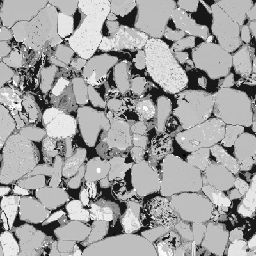
%> input picture Data/Input3.png, 256 x 256 px
$ octave Demo2.m   (GNU Octave 9; MATLAB toolbox functions it lacks are replaced by stand-ins)
%> lines starting %> are read from the running program, lines starting %| are printed output that depends on the picture; in (x1, y1, x2, y2) boxes, pixels count from 0 and x2, y2 are one past the last pixel; in counts of white or black regions, pixels touching at a corner belong together; the program's own positions count from 1
### AugmentPattern.m
function [varargout]=AugmentPattern(A,LAB1,GridRatio,show)
if nargin==3; show=0; end
if nargin==2; GridRatio=6; show=0; end
if nargin==1; GridRatio=6; LAB1=zeros(size(A,1),size(A,2)); show=0; end
global opt
opt.Rat=6;
opt.show=show;
opt.Rat=GridRatio;
A=uint8(normal(A).*254); A=A+1;
if ndims(A)==2; A=cat(3,A,A,A); end
A0=A; A=rgb2gray(A);
S=size(A);
LAB1=uint8(LAB1>0);
[B0,LAB2]=MakeSim(A0,S,LAB1);
B0=uint8(B0); LAB2=LAB2-1; LAB2=uint8(LAB2*255);
varargout{1}=B0;
varargout{2}=LAB2;
end
function [B0,LAB2]=MakeSim(A,S,LAB);
global opt;
if numel(unique(LAB))==2; LAB=LAB+1; end
A0=A;
A=rgb2gray(A);
Rat=opt.Rat;
s=ceil(size(A)./Rat);
m=3;
sz=s-2*m;
K=1;
scanstep=ceil(S./80);
bstart=[1,1];
b(1)=bstart(1);
n=ceil((size(A,1)-(1+s(1)))/scanstep(1))*ceil((size(A,2)-(1+s(2)))/scanstep(2));
n=n*2; % for flipped ones
T=zeros(s(1),s(2),n);
TL=uint8(zeros(s(1),s(2),n));
TI=uint8(zeros(s(1),s(2),3,n));
while (b(1)+s(1))<size(A,1)
    b(2)=bstart(2);
    while (b(2)+s(2))<size(A,2)
        T(:,:,K)=A(b(1)+1:b(1)+s(1),b(2)+1:b(2)+s(2));
        TL(:,:,K)=LAB(b(1)+1:b(1)+s(1),b(2)+1:b(2)+s(2));
        TI(:,:,:,K)=A0(b(1)+1:b(1)+s(1),b(2)+1:b(2)+s(2),:);
        K=K+1;
        b(2)=b(2)+scanstep(2);
    end
    b(1)=b(1)+scanstep(1);
end
% flipped part
A_F=flip(flip(A,2),1);
LAB_F=flip(flip(LAB,2),1);
A0_F=flip(flip(A0,2),1);
b(1)=bstart(1);
while (b(1)+s(1))<size(A,1)
    b(2)=bstart(2);
    while (b(2)+s(2))<size(A,2)
        T(:,:,K)=A_F(b(1)+1:b(1)+s(1),b(2)+1:b(2)+s(2));
        TL(:,:,K)=LAB_F(b(1)+1:b(1)+s(1),b(2)+1:b(2)+s(2));
        TI(:,:,:,K)=A0_F(b(1)+1:b(1)+s(1),b(2)+1:b(2)+s(2),:);
        K=K+1;
        b(2)=b(2)+scanstep(2);
    end
    b(1)=b(1)+scanstep(1);
end
W2=zeros(s); W2(1+m:end-m,1+m:end-m)=1; W2=1-W2; W2=W2(:);
T2=zeros(size(T,3),sum(W2==1));
for K=1:size(T,3)
    t=T(:,:,K); t=t(:); t(W2==0)=[];
    T2(K,:)=t;
end
B=zeros(S+s);
B0=cat(3,B,B,B);
L0=B*0;
bs1=m:sz(1):size(B,1)-sz(1)-m;
bs2=m:sz(2):size(B,2)-sz(2)-m;
K=1;
for I=1:numel(bs1)
    for J=1:numel(bs2)
        Loc(K,:)=[bs1(I) bs2(J)];
        K=K+1;
    end
end
ID=Shuff([1:size(Loc,1)]');
if opt.show;
    figure;
    delete('Gif\*')
end
for K=1:size(Loc,1)
    b=Loc(ID(K),:);
    t=B(b(1)-m+1:b(1)+sz(1)+m,b(2)-m+1:b(2)+sz(2)+m);
    W=t>0;
    W3=W(:);
    W3(W2==0)=[];
    W3=repmat(W3,[1,size(T,3)])';
    [SIM,E,id]=FindSim(t,T,W,T2,W2,W3);
    ERR(K)=E;
    w=bwdist(1-W); w=w./max(w(:)); w(isnan(w))=0;
    B(b(1)-m+1:b(1)+sz(1)+m,b(2)-m+1:b(2)+sz(2)+m)=(t).*w+SIM.*(1-w);
    SIM0=TI(:,:,:,id);
    w0=cat(3,w,w,w);
    t0=B0(b(1)-m+1:b(1)+sz(1)+m,b(2)-m+1:b(2)+sz(2)+m,:);
    t0=double(t0); w0=double(w0); SIM0=double(SIM0);
    B0(b(1)-m+1:b(1)+sz(1)+m,b(2)-m+1:b(2)+sz(2)+m,:)=(t0).*w0+SIM0.*(1-w0);
    SIM0=TL(:,:,id);
    t0=L0(b(1)-m+1:b(1)+sz(1)+m,b(2)-m+1:b(2)+sz(2)+m);
    t0=double(t0); w0=double(w0); SIM0=double(SIM0);
    WW=imdilate(W,ones(m,m));
    g=(t0).*w+SIM0.*(1-w); g=uint8(g); g0=g;
    g=medfilt2(g,[3,3],'symmetric');
    g=medfilt2(g,[3,3],'symmetric');
    g=medfilt2(g,[3,3],'symmetric');
    g(WW==0)=g0(WW==0);
    L0(b(1)-m+1:b(1)+sz(1)+m,b(2)-m+1:b(2)+sz(2)+m,:)=g;
    if opt.show
        clf; imshow(uint8(B0(1:S(1),1:S(2),:))); drawnow;
        imwrite(uint8(B0(1:S(1),1:S(2),:)),['Gif/Frame_' num2str(K) '.png']);
    end
end
L0=medfilt2(L0,[3,3],'symmetric');
LAB2=L0;
B=B(1:S(1),1:S(2),:);
B0=B0(1:S(1),1:S(2),:);
LAB2=LAB2(1:S(1),1:S(2));
if opt.show
    make_video_gif
end
end
function [SIM,E,id]=FindSim(t,T,W,T2,W2,W3)
if sum(W(:))==0; ID=randi(size(T,3),1,1); SIM=T(:,:,ID); E=0; id=ID; return; end;
t2=t(:);
t2(W2==0)=[];
t3=repmat(t2,[1,size(T,3)])';
Err=(abs(t3-T2).*W3);
W4=W(:); W4(W2==0)=[];
W4=repmat(W4,[1,size(T,3)])';
Err=sum(Err.*W4,2)./sum(W(:));
[o,p]=sort(Err);
ID=p(1); E=o(1);
id=ID;
if max(W(:))==0; ID=randi(size(T,3),1,1); E=0; end
SIM=T(:,:,ID);
end
function ShuffledData=Shuff(OrigData)
X=randperm(numel(OrigData));
ShuffledData=reshape(OrigData(X),size(OrigData));
end
function [A]=normal(A)
A=double(A);
M1=min(A(:)); M2=max(A(:));
if M1==M2; return; end
A=(A-M1)./(M2-M1);
end
% [16 lines left out: function make_video_gif, not called in this run]

### Demo2.m
clear; close all;
% Reconstructing a single image and show with animation
% By Arash Rabbani, www.Arashrabbani.com
A=imread('Data/Input3.png');
%> A is the input picture: size 256x256x3 uint8; min 0, max 254, mean 161.8
[A2]=AugmentPattern(A,A.*0,8,1);
%> in normal, `M1=min(A(:))`: M1 = 0
%> in normal, `M2=max(A(:))`: M2 = 254
%> in AugmentPattern, `LAB1=uint8(LAB1>0);`: LAB1: size 256x256x3 uint8; every value is 0
%> after the loop in MakeSim, `while (b(1)+s(1))<size(A,1)`: K = 3137; b = [225 225]
%> in MakeSim, `A_F=flip(flip(A,2),1);`:
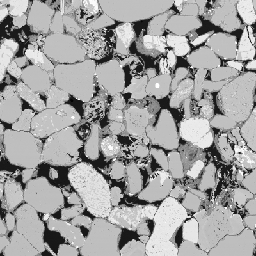
%> A_F: size 256x256 uint8; min 1, max 255, mean 162.8; mean of the top-left, top-right, bottom-left and bottom-right quarters 163.7, 162.9, 158.1, 166.5
%> the loop in MakeSim, `while (b(1)+s(1))<size(A,1)` made 56 passes
%> after the loop in MakeSim, `while (b(1)+s(1))<size(A,1)`: K = 6273
%> in MakeSim, `W2(1+m:end-m,1+m:end-m)=1`:
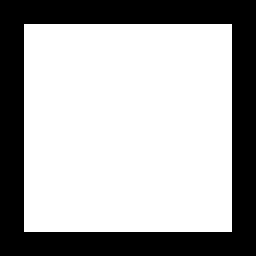
%> W2: size 32x32 double (shown 8 times larger); values 0 (black) and 1 (white), 66% white; 1 black region, box (x1, y1, x2, y2) and area: (0, 0, 32, 32) 348
%> in MakeSim, `T2=zeros(size(T,3),sum(W2==1));`: T2: size 6272x348 double; every value is 0
%> the loop in MakeSim, `for K=1:size(T,3)` made 6272 passes
%> pass 1, in MakeSim, `t=T(:,:,K)`:
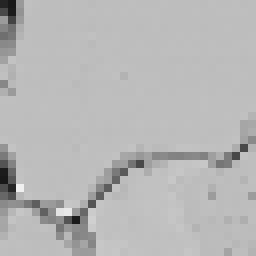
%> t: size 32x32 double (shown 8 times larger); min 24, max 240, mean 183
%> pass 2, in MakeSim, `t=T(:,:,K)`:
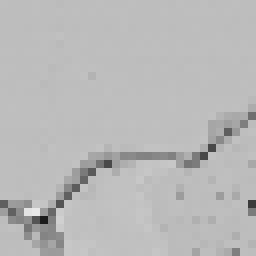
%> t: size 32x32 double (shown 8 times larger); min 27, max 232, mean 185.1
%> pass 3, in MakeSim, `t=T(:,:,K)`:
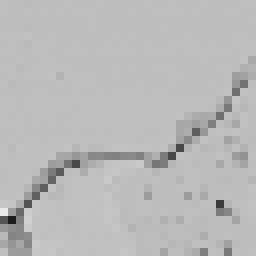
%> t: size 32x32 double (shown 8 times larger); min 27, max 232, mean 184.9
%> after the loop in MakeSim, `for K=1:size(T,3)`:
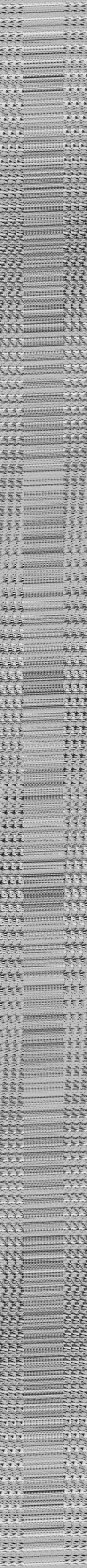
%> T2: size 6272x348 double (shown at 1/4 size); min 1, max 255, mean 161
%> after the loop in MakeSim, `for K=1:size(T,3)`: t = 348 values, max 240 at index 327, min 94 at index 50, mean 186.7
%> (the run ends here)
